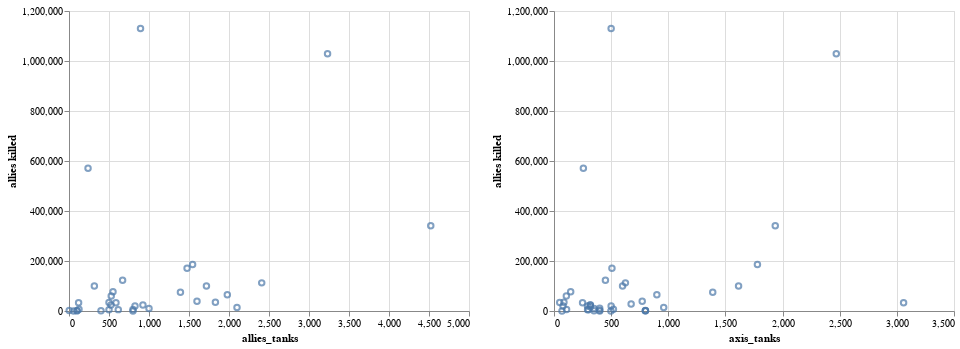

Notebook code cell kept with this figure:
### Code cell
plot1 | plot2

### Figure 1 — Vega-Lite specification as saved in the notebook (floating-point values rounded to 4 significant figures; data arrays with more than 128 entries replaced by an {"elided": "..."} marker saying what was removed)
{"$schema": "https://vega.github.io/schema/vega-lite/v3.4.0.json", "config": {"mark": {"tooltip": null}, "view": {"height": 300, "width": 400}}, "data": {"name": "data-ded2e72fc6c53320de753ed14635da85"}, "datasets": {"data-ded2e72fc6c53320de753ed14635da85": {"elided": "133 records"}}, "hconcat": [{"encoding": {"x": {"field": "allies_tanks", "type": "quantitative"}, "y": {"field": "allies killed", "type": "quantitative"}}, "mark": "point"}, {"encoding": {"x": {"field": "axis_tanks", "type": "quantitative"}, "y": {"field": "allies killed", "type": "quantitative"}}, "mark": "point"}]}
